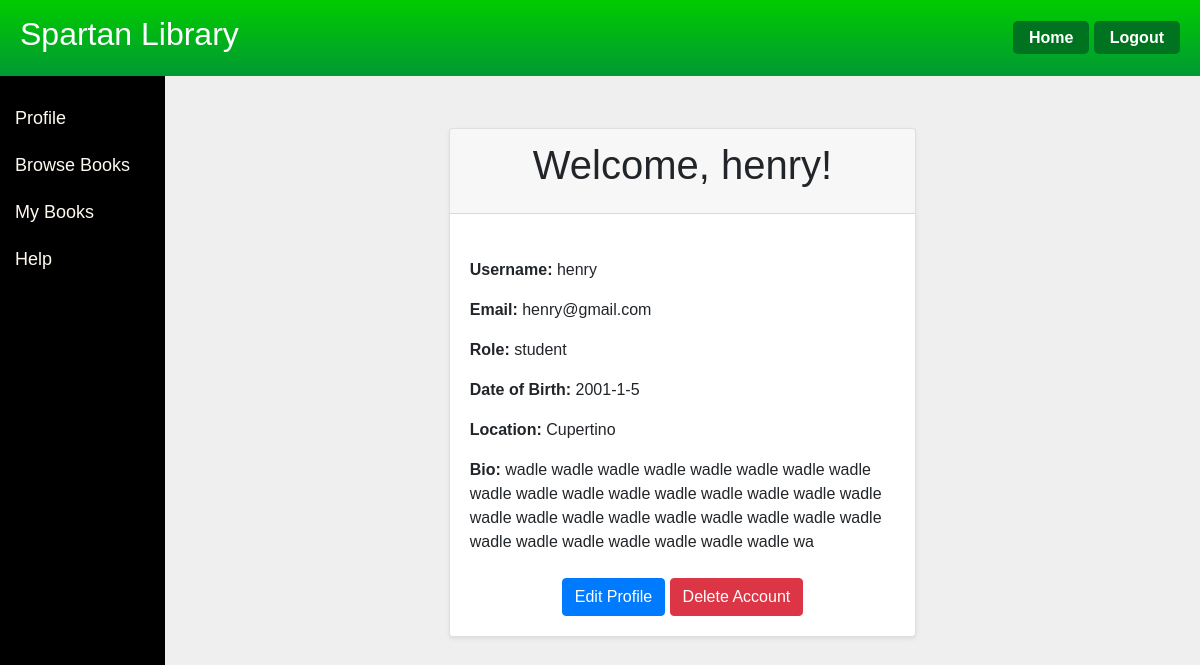
The page /profile (signed in) on the database its author committed.
### app/models.py (models this page shows, shortened)
class User(db.Model, UserMixin):
    id = db.Column(db.Integer, primary_key = True)
    first = db.Column(db.String)
    last = db.Column(db.String)
    email = db.Column(db.String(32), unique=True)
    username = db.Column(db.String, unique=True)
    password = db.Column(db.String(200))
    role = db.Column(db.String(10))
    bio = db.Column(db.String)
    dob = db.Column(db.String)
    location = db.Column(db.String)
    books_checked_out = db.relationship('Book', secondary=user_books, backref=db.backref('checked_out_by', lazy='dynamic'))

### app/routes.py (the view)
@main.route('/profile')    #routes to current user profile page
@login_required
def test12():
    name= current_user.username
    bio = current_user.bio
    location = current_user.location
    email = current_user.email
    password = current_user.password
    dob = current_user.dob
    return render_template("profile.html", username=name, bio=bio, location=location, email=email, password=password, dob=dob, role=current_user.role)

### app/models.py (called while the page is built)
@login.user_loader
def load_user(id):
    return User.query.get(int(id))

### app/templates/profile.html
{% extends "home.html" %}
{% block mycontent %}
<div class="container mt-5">
    <div class="row justify-content-center">
        <div class="col-md-6">
            <div class="card shadow-sm">
                <div class="card-header">
                    <h1 class="card-title text-center">Welcome, {{ username }}!</h1>
                </div>
                <div class="card-body">
                    <div class="mt-4">
                        <p><strong>Username:</strong> {{ username }}</p>
                        <p><strong>Email:</strong> {{ email }}</p>
                        <p><strong>Role:</strong> {{ role }}</p>
                        <p><strong>Date of Birth:</strong> {{ dob or "Not provided" }}</p>
                        <p><strong>Location:</strong> {{ location or "Not provided" }}</p>
                        <p><strong>Bio:</strong> {{ bio or "Not provided" }}</p>
                    </div>
                    <div class="text-center mt-4">
                        <a href="/profile_edit" class="btn btn-primary">Edit Profile</a>
                        <a href="/delete_account" class="btn btn-danger">Delete Account</a>
                    </div>
                </div>
            </div>
        </div>
    </div>
</div>
{% endblock %}

### app/templates/home.html (style rules this page uses)
body, html { margin: 0; padding: 0; font-family: 'Cambria', sans-serif; background-color: #efefef; height: 100%; overflow: auto; }

### rows shown on the page
User: username "henry", email "henry@gmail.com", role "student", dob "2001-1-5", location "Cupertino", bio "wadle wadle wadle wadle wadle wadle wadle wadle wadle wadle wadle wadle wadle wadle wadle wadle wadle wadle wadle wadle wadle wadle wadle wadle wadle wadle wadle wadle wadle wadle wadle wadle wadle wa"
